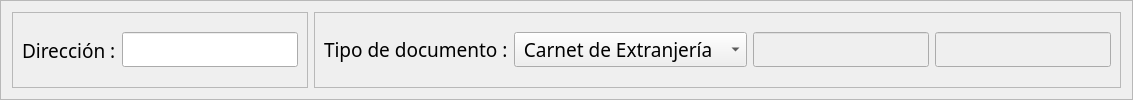
                 <widget class="QFrame" name="frame_6">
                  <property name="frameShape">
                   <enum>QFrame::StyledPanel</enum>
                  </property>
                  <property name="frameShadow">
                   <enum>QFrame::Raised</enum>
                  </property>
                  <layout class="QHBoxLayout" name="horizontalLayout_6">
                   <item>
                    <widget class="QFrame" name="frame_7">
                     <property name="frameShape">
                      <enum>QFrame::StyledPanel</enum>
                     </property>
                     <property name="frameShadow">
                      <enum>QFrame::Raised</enum>
                     </property>
                     <layout class="QHBoxLayout" name="horizontalLayout_7">
                      <item>
                       <widget class="QLabel" name="label_54">
                        <property name="font">
                         <font>
                          <family>Agency FB</family>
                          <pointsize>14</pointsize>
                          <weight>50</weight>
                          <bold>false</bold>
                         </font>
                        </property>
                        <property name="text">
                         <string>Dirección :</string>
                        </property>
                       </widget>
                      </item>
                      <item>
                       <widget class="QLineEdit" name="txtDApoderado">
                        <property name="font">
                         <font>
                          <family>Agency FB</family>
                          <pointsize>14</pointsize>
                          <weight>50</weight>
                          <bold>false</bold>
                         </font>
                        </property>
                        <property name="alignment">
                         <set>Qt::AlignCenter</set>
                        </property>
                       </widget>
                      </item>
                     </layout>
                    </widget>
                   </item>
                   <item>
                    <widget class="QFrame" name="frame_10">
                     <property name="sizePolicy">
                      <sizepolicy hsizetype="Preferred" vsizetype="Preferred">
                       <horstretch>0</horstretch>
                       <verstretch>0</verstretch>
                      </sizepolicy>
                     </property>
                     <property name="frameShape">
                      <enum>QFrame::StyledPanel</enum>
                     </property>
                     <property name="frameShadow">
                      <enum>QFrame::Raised</enum>
                     </property>
                     <layout class="QGridLayout" name="gridLayout">
                      <item row="0" column="0">
                       <widget class="QLabel" name="label_52">
                        <property name="font">
                         <font>
                          <family>Agency FB</family>
                          <pointsize>14</pointsize>
                          <weight>50</weight>
                          <bold>false</bold>
                         </font>
                        </property>
                        <property name="text">
                         <string>Tipo de documento :</string>
                        </property>
                       </widget>
                      </item>
                      <item row="0" column="1">
                       <widget class="QComboBox" name="cboTipoDocumenA">
                        <property name="font">
                         <font>
                          <family>Agency FB</family>
                          <pointsize>14</pointsize>
                          <weight>50</weight>
                          <bold>false</bold>
                         </font>
                        </property>
                        <item>
                         <property name="text">
                          <string> Carnet de Extranjería  </string>
                         </property>
                        </item>
                        <item>
                         <property name="text">
                          <string>DNI</string>
                         </property>
                        </item>
                       </widget>
                      </item>
                      <item row="0" column="2">
                       <widget class="QLineEdit" name="txtDNIA">
                        <property name="enabled">
                         <bool>false</bool>
                        </property>
                        <property name="font">
                         <font>
                          <family>Agency FB</family>
                          <pointsize>14</pointsize>
                          <weight>50</weight>
                          <bold>false</bold>
                         </font>
                        </property>
                       </widget>
                      </item>
                      <item row="0" column="3">
                       <widget class="QLineEdit" name="txtCEA">
                        <property name="enabled">
                         <bool>false</bool>
                        </property>
                        <property name="sizePolicy">
                         <sizepolicy hsizetype="Fixed" vsizetype="Fixed">
                          <horstretch>0</horstretch>
                          <verstretch>0</verstretch>
                         </sizepolicy>
                        </property>
                        <property name="font">
                         <font>
                          <family>Agency FB</family>
                          <pointsize>14</pointsize>
                          <weight>50</weight>
                          <bold>false</bold>
                         </font>
                        </property>
                       </widget>
                      </item>
                     </layout>
                    </widget>
                   </item>
                  </layout>
                 </widget>
